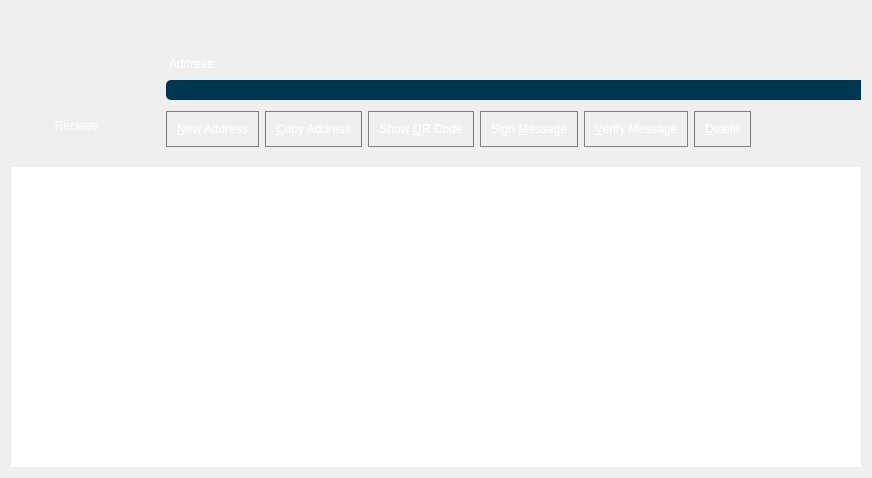
<?xml version="1.0" encoding="UTF-8"?>
<ui version="4.0">
 <class>AddressBookPage</class>
 <widget class="QWidget" name="AddressBookPage">
  <property name="geometry">
   <rect>
    <x>0</x>
    <y>0</y>
    <width>872</width>
    <height>478</height>
   </rect>
  </property>
  <property name="windowTitle">
   <string>Address Book</string>
  </property>
  <property name="styleSheet">
   <string notr="true">QHeaderView::section {
    background-color: red;
    color: white;
    padding-left: 4px;
    border: 1px solid #6c6c6c;
}

QHeaderView::section:checked
{
    background-color: red;
}

/* style the sort indicator */
QHeaderView::down-arrow {
    image: url(down_arrow.png);
}

QHeaderView::up-arrow {
    image: url(up_arrow.png);
}</string>
  </property>
  <layout class="QGridLayout" name="gridLayout">
   <item row="0" column="0">
    <widget class="QWidget" name="recieveTop" native="true">
     <property name="sizePolicy">
      <sizepolicy hsizetype="Expanding" vsizetype="Fixed">
       <horstretch>0</horstretch>
       <verstretch>0</verstretch>
      </sizepolicy>
     </property>
     <property name="minimumSize">
      <size>
       <width>131</width>
       <height>150</height>
      </size>
     </property>
     <property name="styleSheet">
      <string notr="true">background:'#0a2634';</string>
     </property>
     <widget class="QPushButton" name="pushButton">
      <property name="geometry">
       <rect>
        <x>0</x>
        <y>0</y>
        <width>131</width>
        <height>131</height>
       </rect>
      </property>
      <property name="sizePolicy">
       <sizepolicy hsizetype="Fixed" vsizetype="Fixed">
        <horstretch>0</horstretch>
        <verstretch>0</verstretch>
       </sizepolicy>
      </property>
      <property name="minimumSize">
       <size>
        <width>131</width>
        <height>131</height>
       </size>
      </property>
      <property name="styleSheet">
       <string notr="true">border:0px;
background-image:url(:/images/res/images/recieve.png);
background-repeat:no-repeat;
background-position: center;
background-attachment:fixed;
background-size:cover;
outline: none;
background-color:'#003750';</string>
      </property>
      <property name="text">
       <string/>
      </property>
     </widget>
     <widget class="QLabel" name="l_rec">
      <property name="geometry">
       <rect>
        <x>0</x>
        <y>100</y>
        <width>131</width>
        <height>71</height>
       </rect>
      </property>
      <property name="sizePolicy">
       <sizepolicy hsizetype="Preferred" vsizetype="Maximum">
        <horstretch>0</horstretch>
        <verstretch>0</verstretch>
       </sizepolicy>
      </property>
      <property name="styleSheet">
       <string notr="true">background:'#003750';margin-top:5px;
margin-bottom:20px;
color:white;
border:0px</string>
      </property>
      <property name="text">
       <string>Recieve</string>
      </property>
      <property name="alignment">
       <set>Qt::AlignHCenter|Qt::AlignTop</set>
      </property>
      <property name="margin">
       <number>0</number>
      </property>
     </widget>
     <widget class="QWidget" name="verticalLayoutWidget">
      <property name="geometry">
       <rect>
        <x>130</x>
        <y>0</y>
        <width>780</width>
        <height>151</height>
       </rect>
      </property>
      <layout class="QVBoxLayout" name="verticalLayout_2">
       <item>
        <layout class="QVBoxLayout" name="verticalLayout_5">
         <item>
          <widget class="QLabel" name="label_address">
           <property name="styleSheet">
            <string notr="true">color:white;margin:-5px;margin-left:25px;</string>
           </property>
           <property name="text">
            <string>Address:</string>
           </property>
           <property name="alignment">
            <set>Qt::AlignBottom|Qt::AlignLeading|Qt::AlignLeft</set>
           </property>
          </widget>
         </item>
         <item>
          <widget class="QLineEdit" name="addressEdit">
           <property name="styleSheet">
            <string notr="true">background:#003750;
color:white;
margin-left:25px;
margin-right:25px;
padding:2px;
border-radius:5px;</string>
           </property>
          </widget>
         </item>
        </layout>
       </item>
       <item>
        <layout class="QHBoxLayout" name="horizontalLayout">
         <item>
          <spacer name="horizontalSpacer_3">
           <property name="orientation">
            <enum>Qt::Horizontal</enum>
           </property>
           <property name="sizeType">
            <enum>QSizePolicy::Fixed</enum>
           </property>
           <property name="sizeHint" stdset="0">
            <size>
             <width>25</width>
             <height>20</height>
            </size>
           </property>
          </spacer>
         </item>
         <item>
          <widget class="QPushButton" name="newAddressButton">
           <property name="toolTip">
            <string>Create a new address</string>
           </property>
           <property name="styleSheet">
            <string notr="true">QPushButton { 
 background-color: &quot;#002d3f&quot;;
	border:1px solid gray;
	color:white;
	outline: none;
	padding:10px;
  margin-bottom:15px;
margin-top:5px;
}

QPushButton:pressed {
   background-color: &quot;#002d3f&quot;;
border:1px solid gray;
	color:white;

}
QPushButton:focus:pressed { 
    background: &quot;#003750&quot;;
	border:1px solid #0adbf0;
	color:white;

 }
QPushButton:focus { 
   background-color: &quot;#002d3f&quot;;
	border:1px solid gray;
	color:white;

}
QPushButton:hover {
     background-color: &quot;#002d3f&quot;;
	border:1px solid #0adbf0;
 }
QPushButton:checked { 
     background-color: &quot;#002d3f&quot;;
border:1px solid gray;
	color:white;

 }
QPushButton:disabled { 
    background:'#0a2634';
color:gray;
border:1px solid gray;
 }
</string>
           </property>
           <property name="text">
            <string>&amp;New Address</string>
           </property>
          </widget>
         </item>
         <item>
          <widget class="QPushButton" name="copyToClipboard">
           <property name="toolTip">
            <string>Copy the currently selected address to the system clipboard</string>
           </property>
           <property name="styleSheet">
            <string notr="true">QPushButton { 
 background-color: &quot;#002d3f&quot;;
	border:1px solid gray;
	color:white;
	outline: none;
	padding:10px;
  margin-bottom:15px;
margin-top:5px;
}

QPushButton:pressed {
   background-color: &quot;#002d3f&quot;;
border:1px solid gray;
	color:white;

}
QPushButton:focus:pressed { 
    background: &quot;#003750&quot;;
	border:1px solid #0adbf0;
	color:white;

 }
QPushButton:focus { 
   background-color: &quot;#002d3f&quot;;
	border:1px solid gray;
	color:white;

}
QPushButton:hover {
     background-color: &quot;#002d3f&quot;;
	border:1px solid #0adbf0;
 }
QPushButton:checked { 
     background-color: &quot;#002d3f&quot;;
border:1px solid gray;
	color:white;

 }
QPushButton:disabled { 
    background:'#0a2634';
color:gray;
border:1px solid gray;
 }
</string>
           </property>
           <property name="text">
            <string>&amp;Copy Address</string>
           </property>
          </widget>
         </item>
         <item>
          <widget class="QPushButton" name="showQRCode">
           <property name="styleSheet">
            <string notr="true">QPushButton { 
 background-color: &quot;#002d3f&quot;;
	border:1px solid gray;
	color:white;
	outline: none;
	padding:10px;
  margin-bottom:15px;
margin-top:5px;
}

QPushButton:pressed {
   background-color: &quot;#002d3f&quot;;
border:1px solid gray;
	color:white;

}
QPushButton:focus:pressed { 
    background: &quot;#003750&quot;;
	border:1px solid #0adbf0;
	color:white;

 }
QPushButton:focus { 
   background-color: &quot;#002d3f&quot;;
	border:1px solid gray;
	color:white;

}
QPushButton:hover {
     background-color: &quot;#002d3f&quot;;
	border:1px solid #0adbf0;
 }
QPushButton:checked { 
     background-color: &quot;#002d3f&quot;;
border:1px solid gray;
	color:white;

 }
QPushButton:disabled { 
    background:'#0a2634';
color:gray;
border:1px solid gray;
 }
</string>
           </property>
           <property name="text">
            <string>Show &amp;QR Code</string>
           </property>
          </widget>
         </item>
         <item>
          <widget class="QPushButton" name="signMessage">
           <property name="toolTip">
            <string>Sign a message to prove you own a Shard address</string>
           </property>
           <property name="styleSheet">
            <string notr="true">QPushButton { 
 background-color: &quot;#002d3f&quot;;
	border:1px solid gray;
	color:white;
	outline: none;
	padding:10px;
  margin-bottom:15px;
margin-top:5px;
}

QPushButton:pressed {
   background-color: &quot;#002d3f&quot;;
border:1px solid gray;
	color:white;

}
QPushButton:focus:pressed { 
    background: &quot;#003750&quot;;
	border:1px solid #0adbf0;
	color:white;

 }
QPushButton:focus { 
   background-color: &quot;#002d3f&quot;;
	border:1px solid gray;
	color:white;

}
QPushButton:hover {
     background-color: &quot;#002d3f&quot;;
	border:1px solid #0adbf0;
 }
QPushButton:checked { 
     background-color: &quot;#002d3f&quot;;
border:1px solid gray;
	color:white;

 }
QPushButton:disabled { 
    background:'#0a2634';
color:gray;
border:1px solid gray;
 }
</string>
           </property>
           <property name="text">
            <string>Sign &amp;Message</string>
           </property>
          </widget>
         </item>
         <item>
          <widget class="QPushButton" name="verifyMessage">
           <property name="toolTip">
            <string>Verify a message to ensure it was signed with a specified Shard address</string>
           </property>
           <property name="styleSheet">
            <string notr="true">QPushButton { 
 background-color: &quot;#002d3f&quot;;
	border:1px solid gray;
	color:white;
	outline: none;
	padding:10px;
  margin-bottom:15px;
margin-top:5px;
}

QPushButton:pressed {
   background-color: &quot;#002d3f&quot;;
border:1px solid gray;
	color:white;

}
QPushButton:focus:pressed { 
    background: &quot;#003750&quot;;
	border:1px solid #0adbf0;
	color:white;

 }
QPushButton:focus { 
   background-color: &quot;#002d3f&quot;;
	border:1px solid gray;
	color:white;

}
QPushButton:hover {
     background-color: &quot;#002d3f&quot;;
	border:1px solid #0adbf0;
 }
QPushButton:checked { 
     background-color: &quot;#002d3f&quot;;
border:1px solid gray;
	color:white;

 }
QPushButton:disabled { 
    background:'#0a2634';
color:gray;
border:1px solid gray;
 }
</string>
           </property>
           <property name="text">
            <string>&amp;Verify Message</string>
           </property>
          </widget>
         </item>
         <item>
          <widget class="QPushButton" name="deleteButton">
           <property name="toolTip">
            <string>Delete the currently selected address from the list</string>
           </property>
           <property name="styleSheet">
            <string notr="true">QPushButton { 
 background-color: &quot;#002d3f&quot;;
	border:1px solid gray;
	color:white;
	outline: none;
	padding:10px;
  margin-bottom:15px;
margin-top:5px;
}

QPushButton:pressed {
   background-color: &quot;#002d3f&quot;;
border:1px solid gray;
	color:white;

}
QPushButton:focus:pressed { 
    background: &quot;#003750&quot;;
	border:1px solid #0adbf0;
	color:white;

 }
QPushButton:focus { 
   background-color: &quot;#002d3f&quot;;
	border:1px solid gray;
	color:white;

}
QPushButton:hover {
     background-color: &quot;#002d3f&quot;;
	border:1px solid #0adbf0;
 }
QPushButton:checked { 
     background-color: &quot;#002d3f&quot;;
border:1px solid gray;
	color:white;

 }
QPushButton:disabled { 
    background:'#0a2634';
color:gray;
border:1px solid gray;
 }
</string>
           </property>
           <property name="text">
            <string>&amp;Delete</string>
           </property>
          </widget>
         </item>
         <item>
          <spacer name="horizontalSpacer">
           <property name="orientation">
            <enum>Qt::Horizontal</enum>
           </property>
           <property name="sizeHint" stdset="0">
            <size>
             <width>40</width>
             <height>20</height>
            </size>
           </property>
          </spacer>
         </item>
         <item>
          <widget class="QDialogButtonBox" name="buttonBox">
           <property name="sizePolicy">
            <sizepolicy hsizetype="Maximum" vsizetype="Fixed">
             <horstretch>0</horstretch>
             <verstretch>0</verstretch>
            </sizepolicy>
           </property>
           <property name="styleSheet">
            <string notr="true">QPushButton { 
 background-color: &quot;#002d3f&quot;;
	border:1px solid gray;
	color:white;
	outline: none;
	padding:10px;
  margin-bottom:15px;
margin-top:5px;
}

QPushButton:pressed {
   background-color: &quot;#002d3f&quot;;
border:1px solid gray;
	color:white;

}
QPushButton:focus:pressed { 
    background: &quot;#003750&quot;;
	border:1px solid #0adbf0;
	color:white;

 }
QPushButton:focus { 
   background-color: &quot;#002d3f&quot;;
	border:1px solid gray;
	color:white;

}
QPushButton:hover {
     background-color: &quot;#002d3f&quot;;
	border:1px solid #0adbf0;
 }
QPushButton:checked { 
     background-color: &quot;#002d3f&quot;;
border:1px solid gray;
	color:white;

 }
QPushButton:disabled { 
    background:'#0a2634';
color:gray;
border:1px solid gray;
 }
</string>
           </property>
           <property name="standardButtons">
            <set>QDialogButtonBox::Ok</set>
           </property>
          </widget>
         </item>
        </layout>
       </item>
      </layout>
     </widget>
    </widget>
   </item>
   <item row="1" column="0">
    <widget class="QTableView" name="tableView">
     <property name="contextMenuPolicy">
      <enum>Qt::CustomContextMenu</enum>
     </property>
     <property name="toolTip">
      <string>Double-click to edit address or label</string>
     </property>
     <property name="styleSheet">
      <string notr="true">QTableView{background:'#0a2634';
color:white;
border:0px;
selection-background-color: '#0adbf0';
}
QTableView::item:selected{
background-color: '#0adbf0';
}</string>
     </property>
     <property name="tabKeyNavigation">
      <bool>false</bool>
     </property>
     <property name="selectionMode">
      <enum>QAbstractItemView::SingleSelection</enum>
     </property>
     <property name="selectionBehavior">
      <enum>QAbstractItemView::SelectRows</enum>
     </property>
     <property name="gridStyle">
      <enum>Qt::NoPen</enum>
     </property>
     <property name="sortingEnabled">
      <bool>true</bool>
     </property>
     <attribute name="verticalHeaderVisible">
      <bool>false</bool>
     </attribute>
    </widget>
   </item>
  </layout>
 </widget>
 <resources/>
 <connections/>
</ui>
